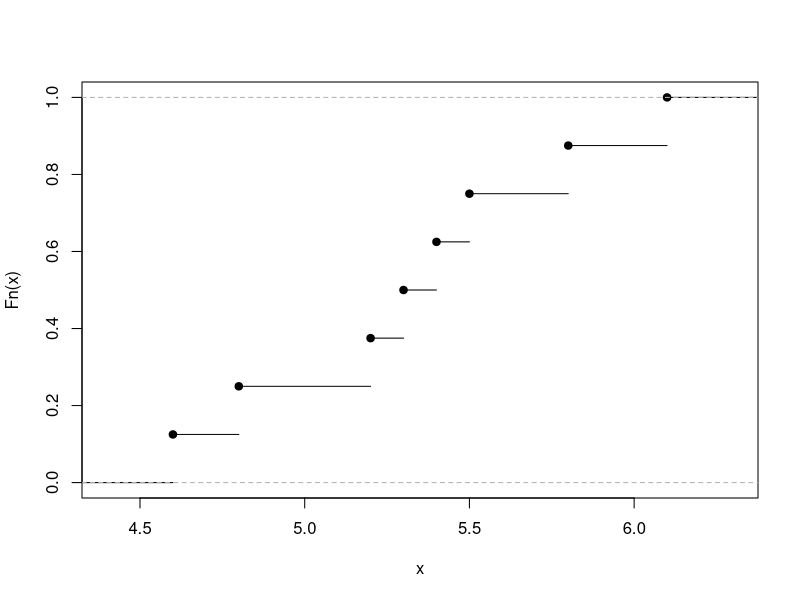
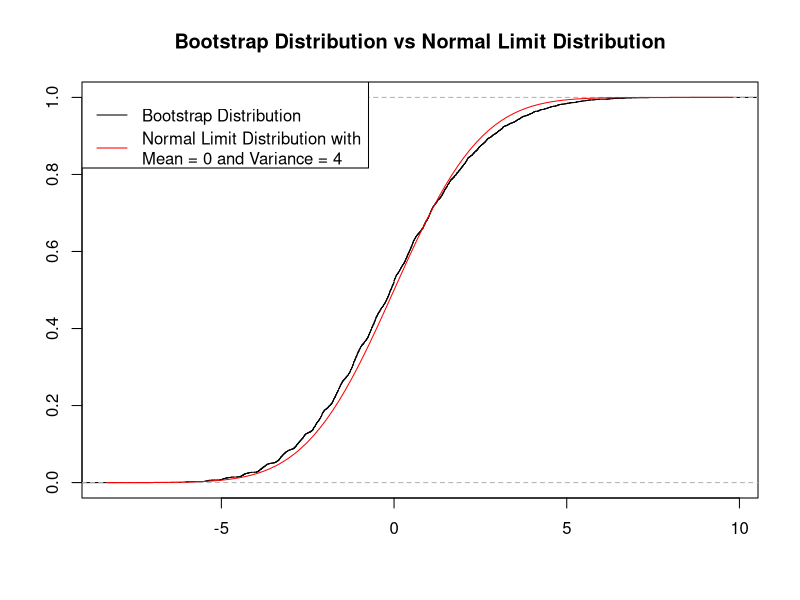
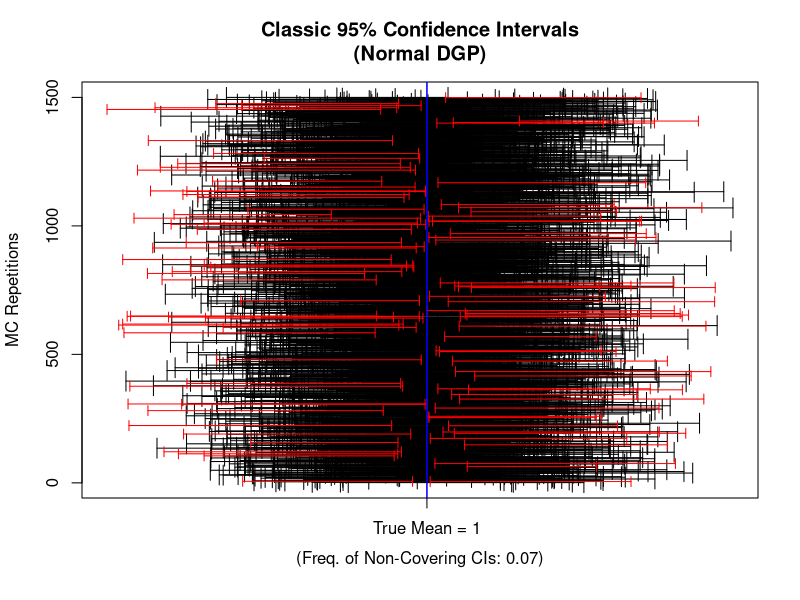
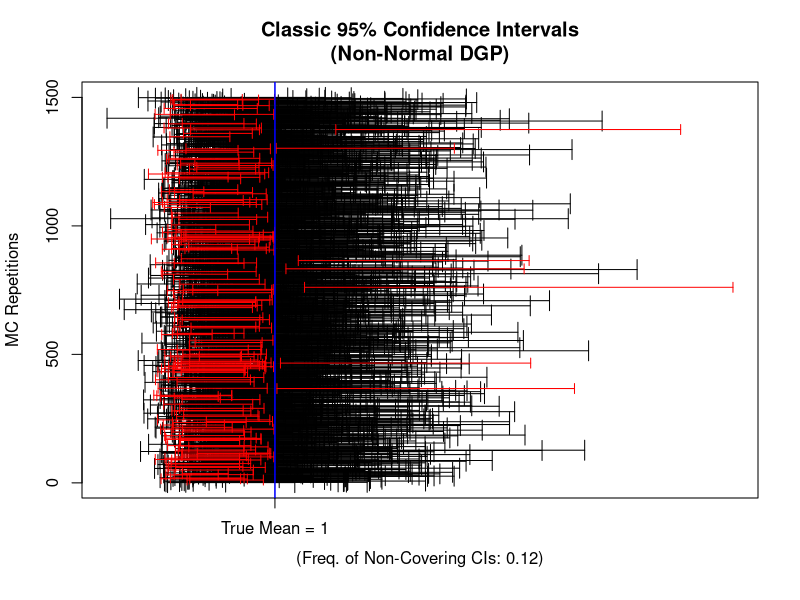
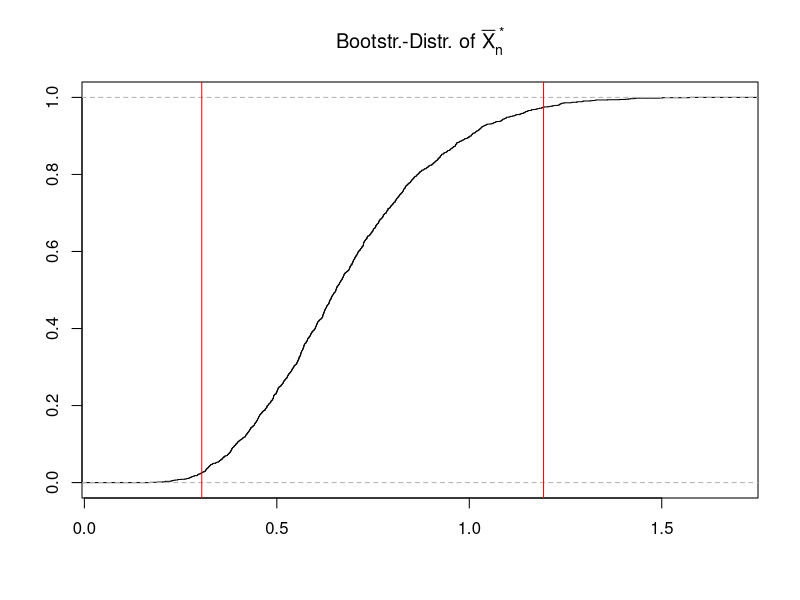
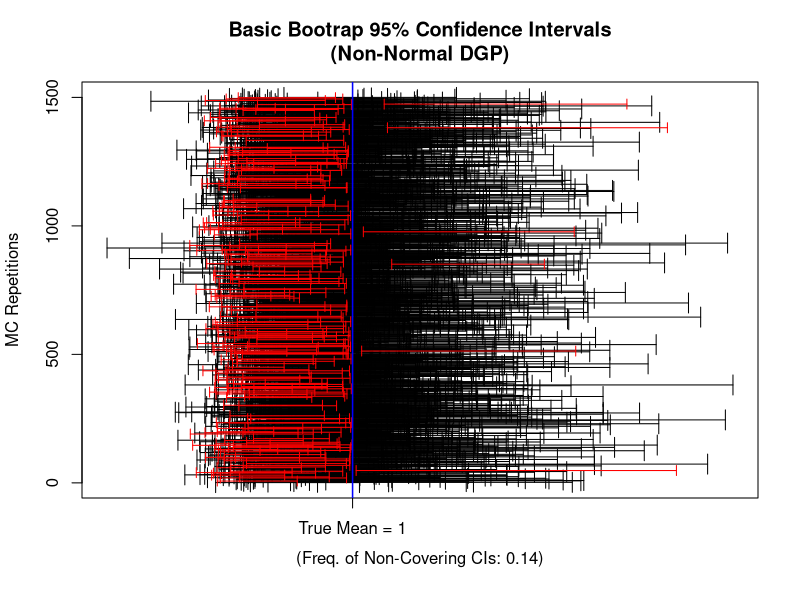
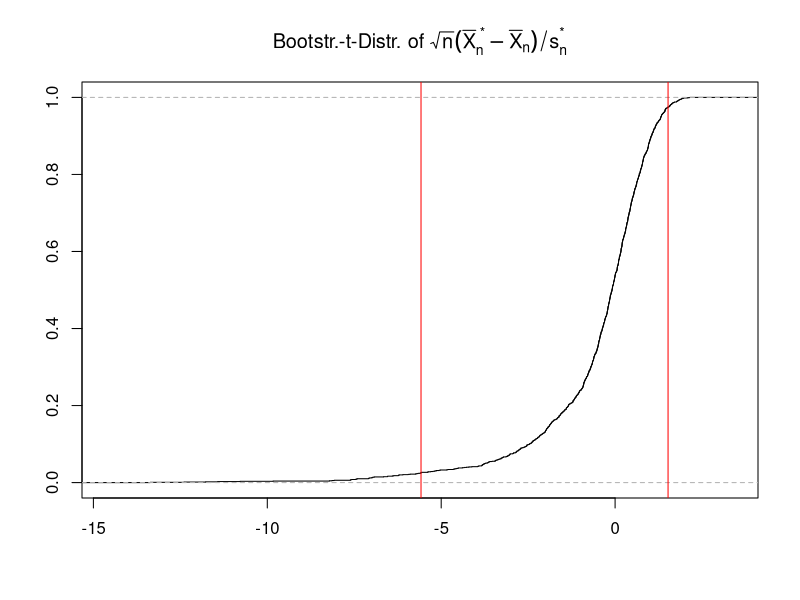

Here is the R script that generated these plots, in order: (Note: a time limit stopped this script after it produced the figures.)
## ---- chunk 1

observedSample <- c(5.20, 4.80, 5.30, 4.60, 
                    6.10, 5.40, 5.80, 5.50)

myecdf_fun     <- ecdf(observedSample)

plot(myecdf_fun, main="")
## ---- chunk 2
## Note: ecdf() returns a function that can be evaluated! 
myecdf_fun(5.0)
## ---- chunk 3
n         <- length(observedSample)

resample1 <- sample(observedSample, 
                   size    = n, 
                   replace = TRUE)
resample1
resample2 <- sample(observedSample, 
                   size    = n, 
                   replace = TRUE)
resample2
resample3 <- sample(observedSample, 
                   size    = n, 
                   replace = TRUE)
resample3
## ---- chunk 4
set.seed(123)
observedSample <- rchisq(n = 8, df = 2)
# round(observedSample, 2)
## ---- chunk 5
observedSample <- c(0.36, 3.39, 3.24, 4.90, 
                    1.76, 5.33, 7.77, 1.93)
## ---- chunk 6
m                <- 10000 # number of bootstrap samples 
Xbar_boot        <- vector(mode = "double", length = m)

# Bootstrap algorithm
for(k in seq_len(m)){
 bootSample          <- sample(x       = observedSample, 
                               size    = n, 
                               replace = TRUE)
 Xbar_boot[k]        <- mean(bootSample)
}

## Pinting the first six (head) elements of Xbar_boot:
head(Xbar_boot)
## ---- chunk 7
n                <- length(observedSample)
Xbar             <- mean(observedSample)

m                <- 10000 # number of bootstrap samples 
Xbar_boot        <- vector(mode = "double", length = m)

## Bootstrap algorithm
for(k in seq_len(m)){
 bootSample          <- sample(x       = observedSample, 
                               size    = n, 
                               replace = TRUE)
 Xbar_boot[k]        <- mean(bootSample)
}

plot(ecdf( sqrt(n) * (Xbar_boot - Xbar) ), 
     xlab = "", ylab = "", 
     main = "Bootstrap Distribution vs Normal Limit Distribution")
curve(pnorm(x, mean = 0, sd = sqrt(4)), col = "red", add = TRUE)     
legend("topleft", 
       legend = c("Bootstrap Distribution", 
                  "Normal Limit Distribution with\nMean = 0 and Variance = 4"), 
      col = c("black", "red"), lty = c(1,1))
## ---- chunk 8
round(n * var(Xbar_boot), 2)
## ---- chunk 9
##  Setup:
n     <-   20 # Sample Size
mean  <-    1 # Mean
sdev  <-    2 # Standard Deviation
alpha <- 0.05 # Level

set.seed(123)
B          <- 1500 # MC repetitions
CI.lo.vec  <- rep(NA, B)
CI.up.vec  <- rep(NA, B)
  
## MC-Simulation:
for(b in 1:B){
  ## Data Generating Process:
  X.sample     <- rnorm(n=n, mean = mean, sd = sdev) 
  ## Estimates:
  X.bar.MC     <- mean(X.sample)
  sd.hat.MC    <- sd(X.sample)
  ## Classic CIs:
  
  CI.lo.vec[b] <- X.bar.MC - qnorm(p = 1-alpha/2)*(sd.hat.MC/sqrt(n))
  CI.up.vec[b] <- X.bar.MC + qnorm(p = 1-alpha/2)*(sd.hat.MC/sqrt(n))

  #CI.lo.vec[b] <- X.bar.MC - qt(p = 1-alpha/2, df=n-1)*(sd.hat.MC/sqrt(n))
  #CI.up.vec[b] <- X.bar.MC + qt(p = 1-alpha/2, df=n-1)*(sd.hat.MC/sqrt(n))
}

## How often does the classic CI cover the true mean?
CI.checks      <- CI.lo.vec <= mean  &  mean <= CI.up.vec
freq.non.cover <- length(CI.checks[CI.checks==FALSE])/B

## Plot
plot(x=0,y=0,xlim=range(CI.lo.vec, CI.up.vec), ylim=c(1,B), type="n", 
     ylab="MC Repetitions", xlab="", axes = FALSE, 
     main="Classic 95% Confidence Intervals\n(Normal DGP)")
axis(1, at=c(1), labels ="True Mean = 1")
axis(2); box()
mtext(side = 1, text=paste0("(Freq. of Non-Covering CIs: ",
      round(freq.non.cover,digits = 2),")"), line = 2.5)
## Covering CIs:
arrows(x0=CI.lo.vec[CI.checks==TRUE], 
       x1=CI.up.vec[CI.checks==TRUE], 
       y0=c(1:B)[CI.checks==TRUE], y1=c(1:B)[CI.checks==TRUE], 
       angle=90, code = 3, length = .1, col="black")
## Non-Covering CIs:
arrows(x0=CI.lo.vec[CI.checks==FALSE], 
       x1=CI.up.vec[CI.checks==FALSE], 
       y0=c(1:B)[CI.checks==FALSE], y1=c(1:B)[CI.checks==FALSE], 
       angle=90, code = 3, length = .05, col="red")
abline(v=mean,col="blue", lwd=1.5)
## ---- chunk 10
## Setup:
n     <-   20  # Sample Size
df    <-    1  # (=> mean==1)
alpha <- 0.05 # Level

set.seed(123)
B          <- 1500 # MC repetitions
CI.lo.vec  <- rep(NA, B)
CI.up.vec  <- rep(NA, B)
  
## MC-Simulation:
for(b in 1:B){
  ## Data Generating Process:
  X.sample     <- rchisq(n, df=df)
  ## Estimates:
  X.bar.MC     <- mean(X.sample)
  sd.hat.MC    <- sd(X.sample)
  ## Classic CIs:
  
  CI.lo.vec[b] <- X.bar.MC - qnorm(p = 1-alpha/2)*(sd.hat.MC/sqrt(n))
  CI.up.vec[b] <- X.bar.MC + qnorm(p = 1-alpha/2)*(sd.hat.MC/sqrt(n))
  
  #CI.lo.vec[b] <- X.bar.MC - qt(p = 1-alpha/2, df=n-1)*(sd.hat.MC/sqrt(n))
  #CI.up.vec[b] <- X.bar.MC + qt(p = 1-alpha/2, df=n-1)*(sd.hat.MC/sqrt(n))
}

## How often does the classic CI cover the true mean?
CI.checks      <- CI.lo.vec <= mean  &  mean <= CI.up.vec
freq.non.cover <- length(CI.checks[CI.checks==FALSE])/B

## Plot
plot(x=0,y=0,xlim=range(CI.lo.vec, CI.up.vec), ylim=c(1,B), type="n", 
     ylab="MC Repetitions", xlab="", axes = FALSE, 
     main="Classic 95% Confidence Intervals\n(Non-Normal DGP)")
axis(1, at=c(1), labels ="True Mean = 1")
axis(2); box()
mtext(side = 1, text=paste0("(Freq. of Non-Covering CIs: ",
      round(freq.non.cover,digits = 2),")"), line = 2.5)
## Covering CIs:
arrows(x0=CI.lo.vec[CI.checks==TRUE], 
       x1=CI.up.vec[CI.checks==TRUE], 
       y0=c(1:B)[CI.checks==TRUE], y1=c(1:B)[CI.checks==TRUE], 
       angle=90, code = 3, length = .1, col="black")
## Non-Covering CIs:
arrows(x0=CI.lo.vec[CI.checks==FALSE], 
       x1=CI.up.vec[CI.checks==FALSE], 
       y0=c(1:B)[CI.checks==FALSE], y1=c(1:B)[CI.checks==FALSE], 
       angle=90, code = 3, length = .05, col="red")
abline(v=mean,col="blue", lwd=1.5)
## ---- chunk 11
## Setup:
n     <-   20  # Sample Size
df    <-    1  # (=> mean==1)

## IID random sample:
set.seed(123)
S_n  <- rchisq(n, df=df)

## Empirical mean:
(X.bar <- mean(S_n))
## ---- chunk 12
## Bootstr-Setup:
alpha            <- 0.05
n.Bootsrap.draws <- 1500

## Generate bootstap samples:
Bootstr.Samples  <- matrix(NA, nrow=n, ncol=n.Bootsrap.draws)

for(j in 1:n.Bootsrap.draws){
  Bootstr.Samples[,j] <- sample(x=S_n, size=n, replace = TRUE)
}
## Boostrap draws of \bar{X}_n^*:
X.bar.bootstr.vec <- apply(X = Bootstr.Samples, MARGIN = 2, FUN = mean)

## Quantile of the bootstr.-distribution of \bar{X}_n^*:
q.1 <- quantile(X.bar.bootstr.vec, probs = 1-alpha/2)
q.2 <- quantile(X.bar.bootstr.vec, probs = alpha/2)
## plot
plot(ecdf(X.bar.bootstr.vec), xlab="", ylab="",
     main=expression(paste("Bootstr.-Distr. of ",bar(X)[n]^{" *"})))
abline(v=c(q.1,q.2),col="red")
## ---- chunk 13
## Basic Bootstrap Confidence Interval:
CI.Basic.Bootstr.lo <- 2*X.bar - q.1
CI.Basic.Bootstr.up <- 2*X.bar - q.2

## Re-labeling of otherwise false names:
attr(CI.Basic.Bootstr.lo, "names") <- c("2.5%")
attr(CI.Basic.Bootstr.up, "names") <- c("97.5%")
##
c(CI.Basic.Bootstr.lo, CI.Basic.Bootstr.up)
## ---- chunk 14
## Setup:
n     <-   20  # Sample Size
df    <-    1  # (=> mean==1)
mean  <-   df
alpha <- 0.05 # Level
n.Bootsrap.draws <- 1500

## MC-Setup:
set.seed(123)
B          <- 1500 # MC repetitions
CI.Basic.Bstr.lo.vec <- rep(NA, B)
CI.Basic.Bstr.up.vec <- rep(NA, B)

## MC-Simulation:
for(b in 1:B){
  ## Data Generating Process:
  S_n.MC        <- rchisq(n, df=df)
  ## Estimate:
  X.bar.MC      <- mean(S_n.MC)
  ## 
  Bootstr.Samples.MC  <- matrix(NA, nrow=n, ncol=n.Bootsrap.draws)
  for(j in 1:n.Bootsrap.draws){
    Bootstr.Samples.MC[,j] <- sample(x=S_n.MC, size=n, replace = TRUE)
  }
  X.bar.bootstr.MC.vec <- apply(X = Bootstr.Samples.MC, MARGIN = 2, FUN = mean)
  ## (1-alpha/2)-quantile:
  q.1.MC <- quantile(X.bar.bootstr.MC.vec, probs = 1-alpha/2)
  q.2.MC <- quantile(X.bar.bootstr.MC.vec, probs = alpha/2)
  ## Basic Bootstrap CIs:
  CI.Basic.Bstr.lo.vec[b] <- 2*X.bar.MC - q.1.MC
  CI.Basic.Bstr.up.vec[b] <- 2*X.bar.MC - q.2.MC
}

## How often does the classic CI cover the true mean?
CI.checks      <- CI.Basic.Bstr.lo.vec<=mean & mean<=CI.Basic.Bstr.up.vec
freq.non.cover <- length(CI.checks[CI.checks==FALSE])/B

## Plot
plot(x=0,y=0,xlim=range(CI.Basic.Bstr.lo.vec, CI.Basic.Bstr.up.vec), 
     ylim=c(1,B), type="n", 
     ylab="MC Repetitions", xlab="", axes = FALSE, 
     main="Basic Bootrap 95% Confidence Intervals\n(Non-Normal DGP)")
axis(1, at=c(1), labels ="True Mean = 1")
axis(2); box()
mtext(side = 1, text=paste0("(Freq. of Non-Covering CIs: ",
      round(freq.non.cover,digits = 2),")"), line = 2.5)
## Covering CIs:
arrows(x0=CI.Basic.Bstr.lo.vec[CI.checks==TRUE], 
       x1=CI.Basic.Bstr.up.vec[CI.checks==TRUE], 
       y0=c(1:B)[CI.checks==TRUE], y1=c(1:B)[CI.checks==TRUE], 
       angle=90, code = 3, length = .1, col="black")
## Non-Covering CIs:
arrows(x0=CI.Basic.Bstr.lo.vec[CI.checks==FALSE], 
       x1=CI.Basic.Bstr.up.vec[CI.checks==FALSE], 
       y0=c(1:B)[CI.checks==FALSE], y1=c(1:B)[CI.checks==FALSE], 
       angle=90, code = 3, length = .05, col="red")
abline(v=mean,col="blue", lwd=1.5)
## ---- chunk 15
## Setup:
n     <-   20  # Sample Size
df    <-    1  # (=> mean==1)

## IID random sample:
set.seed(123)
S_n  <- rchisq(n, df=df)

## Empirical mean and sd:
X.bar   <- mean(S_n)
sd.hat  <- sd(S_n)

## Bootstr-Setup:
alpha            <- 0.05
n.Bootsrap.draws <- 1500

## Generate bootstap samples:
Bootstr.Samples  <- matrix(NA, nrow=n, ncol=n.Bootsrap.draws)

for(j in 1:n.Bootsrap.draws){
  Bootstr.Samples[,j] <- sample(x=S_n, size=n, replace = TRUE)
}
## Compute boostrap draws of (\bar{X}_n^*-\bar{X}_n)/\hat{\sigma}^\ast:
X.bar.bootstr.vec    <- apply(X = Bootstr.Samples, MARGIN = 2, FUN = mean)
sd.bootstr.vec       <- apply(X = Bootstr.Samples, MARGIN = 2, FUN = sd)
##
Bootstr.t.sample.vec <- sqrt(n)*(X.bar.bootstr.vec - X.bar)/sd.bootstr.vec
## Quantile of the bootstr.-distribution of \bar{X}_n^*:
q.1 <- quantile(Bootstr.t.sample.vec, probs = 1-alpha/2)
q.2 <- quantile(Bootstr.t.sample.vec, probs = alpha/2)
## plot
plot(ecdf(Bootstr.t.sample.vec), xlab="", ylab="",
     main=expression(paste("Bootstr.-t-Distr. of ",
          sqrt(n)(bar(X)[n]^{" *"}-bar(X)[n])/s[n]^{"*"})))
abline(v=c(q.1,q.2),col="red")
## ---- chunk 16
## Basic Bootstrap Confidence Interval:
CI.Bstr.t.lo <- X.bar - q.1 * sd.hat/sqrt(n)
CI.Bstr.t.up <- X.bar - q.2 * sd.hat/sqrt(n)

## Re-labeling of otherwise false names:
attr(CI.Bstr.t.lo, "names") <- c("2.5%")
attr(CI.Bstr.t.up, "names") <- c("97.5%")
##
c(CI.Bstr.t.lo, CI.Bstr.t.up)
## ---- chunk 17
## Setup:
n     <-   20  # Sample Size
df    <-    1  # (=> mean==1)
mean  <-   df
alpha <- 0.05 # Level
n.Bootsrap.draws <- 1500

## MC-Setup:
set.seed(123)
B          <- 1500 # MC repetitions
CI.Bstr.t.lo.vec <- rep(NA, B)
CI.Bstr.t.up.vec <- rep(NA, B)

## MC-Simulation:
for(b in 1:B){
  ## Data Generating Process:
  S_n.MC        <- rchisq(n, df=df)
  ## Estimates:
  X.bar.MC      <- mean(S_n.MC)
  sd.MC         <- sd(S_n.MC)
  ## 
  Bootstr.Samples.MC  <- matrix(NA, nrow=n, ncol=n.Bootsrap.draws)
  for(j in 1:n.Bootsrap.draws){
    Bootstr.Samples.MC[,j] <- sample(x=S_n.MC, size=n, replace = TRUE)
  }
  X.bar.bootstr.MC.vec <- apply(X = Bootstr.Samples.MC, MARGIN = 2, FUN = mean)
  sd.bootstr.MC.vec    <- apply(X = Bootstr.Samples.MC, MARGIN = 2, FUN = sd)
  ## Make it a "Bootstrap-t" sample:
  Bootstr.t.MC.vec     <- sqrt(n)*(X.bar.bootstr.MC.vec - X.bar.MC)/sd.bootstr.MC.vec
  ## (1-alpha/2)-quantile:
  q.1.MC <- quantile(Bootstr.t.MC.vec, probs = 1-alpha/2)
  q.2.MC <- quantile(Bootstr.t.MC.vec, probs = alpha/2)
  ## Basic Bootstrap CIs:
  CI.Bstr.t.lo.vec[b] <- X.bar.MC - q.1.MC * sd.MC/sqrt(n)
  CI.Bstr.t.up.vec[b] <- X.bar.MC - q.2.MC * sd.MC/sqrt(n)
}

## How often does the classic CI cover the true mean?
CI.checks      <- CI.Bstr.t.lo.vec<=mean & mean<=CI.Bstr.t.up.vec
freq.non.cover <- length(CI.checks[CI.checks==FALSE])/B

## Plot
plot(x=0,y=0,xlim=range(CI.Bstr.t.lo.vec, CI.Bstr.t.up.vec), 
     ylim=c(1,B), type="n", 
     ylab="MC Repetitions", xlab="", axes = FALSE, 
     main="Bootrap-t 95% Confidence Intervals\n(Non-Normal DGP)")
axis(1, at=c(1), labels ="True Mean = 1")
axis(2); box()
mtext(side = 1, text=paste0("(Freq. of Non-Covering CIs: ",
      round(freq.non.cover,digits = 2),")"), line = 2.5)
## Covering CIs:
arrows(x0=CI.Bstr.t.lo.vec[CI.checks==TRUE], 
       x1=CI.Bstr.t.up.vec[CI.checks==TRUE], 
       y0=c(1:B)[CI.checks==TRUE], y1=c(1:B)[CI.checks==TRUE], 
       angle=90, code = 3, length = .1, col="black")
## Non-Covering CIs:
arrows(x0=CI.Bstr.t.lo.vec[CI.checks==FALSE], 
       x1=CI.Bstr.t.up.vec[CI.checks==FALSE], 
       y0=c(1:B)[CI.checks==FALSE], y1=c(1:B)[CI.checks==FALSE], 
       angle=90, code = 3, length = .05, col="red")
abline(v=mean,col="blue", lwd=1.5)
